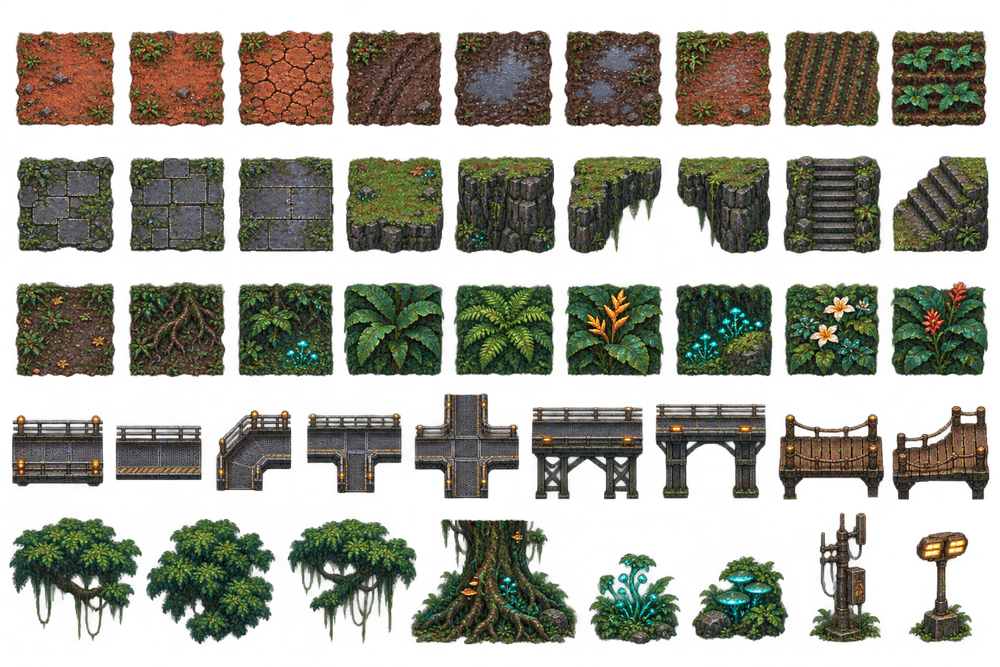
#> input picture art/source/anjabi_v0.1/atlas_nature_terrain.png, 1000 x 667 px, shrunk from 1536 x 1024 before the run, found by its file name
$ python prepare.py
#> lines starting #> are read from the running program, lines starting #| are printed output that depends on the picture
### tools/anjabi/components.py
"""Find sprites in an atlas by alpha connected components; print boxes and write a labelled sheet."""
import sys
from PIL import Image, ImageDraw
import numpy as np

# [29 lines left out: function components, not called in this run]

def label(mask):
    """Label map of the 8-connected blobs in mask, and {id: (centre x, centre y, pixels)}."""
    h, w = mask.shape
    lab = np.zeros((h, w), np.int32)
    cents = {}
    n = 0
    for y0 in range(h):
        for x0 in np.nonzero(mask[y0] & (lab[y0] == 0))[0]:
            if lab[y0, x0]:
                continue
            n += 1
            stack = [(y0, int(x0))]
            lab[y0, x0] = n
            sx = sy = cnt = 0
            while stack:
                y, x = stack.pop()
                sx += x; sy += y; cnt += 1
                for dy in (-1, 0, 1):
                    for dx in (-1, 0, 1):
                        yy, xx = y + dy, x + dx
                        if 0 <= yy < h and 0 <= xx < w and mask[yy, xx] and not lab[yy, xx]:
                            lab[yy, xx] = n
                            stack.append((yy, xx))
            cents[n] = (sx / cnt, sy / cnt, cnt)
    return lab, cents


# [16 lines left out: function merge, not called in this run]

# [17 lines that do not run on import are left out]

### tools/anjabi/prepare.py
"""Prepare the Anjabi tileset art for Godot.

Reads the untouched originals in art/source/anjabi_v0.1/ and writes, into
art/tilesets/anjabi/:
  anjabi_ground.png          4 materials x 4 interchangeable seamless 32 px tiles
  anjabi_<category>.png      one packed atlas per category, on a 32 px grid
  anjabi_tiles.json          what is where: atlas cell, size, solid cells, lamp, flags
and, into the folder given as the second argument (optional), preview sheets.

  python3 tools/anjabi/prepare.py [project_root] [preview_folder]

Then run tools/build_anjabi_tileset.gd in Godot to turn these into TileSets.
The list of sprites (names, source boxes, sizes, footprints) is manifest.py.
"""
import json
import os
import sys

import numpy as np
from PIL import Image, ImageFilter

sys.path.insert(0, os.path.dirname(os.path.abspath(__file__)))
from components import label  # noqa: E402
from manifest import ATLASES, GROUNDS, GROUND_PLACEHOLDERS, GROUND_SWATCHES, SPRITES  # noqa: E402

T = 32
ROOT = sys.argv[1] if len(sys.argv) > 1 else "."
PREVIEW = sys.argv[2] if len(sys.argv) > 2 else ""
SRC = os.path.join(ROOT, "art/source/anjabi_v0.1")
OUT = os.path.join(ROOT, "art/tilesets/anjabi")
CATEGORIES = ["terrain", "nature", "architecture", "industrial", "props"]
ATLAS_CELLS_W = 16
BASE_SCALE = 0.5
MIN_SCALE = 0.44


# --- ground --------------------------------------------------------------------------

# [81 lines left out: functions find_grid, to_logical, flatten, seam_path, wrap_h, make_seamless and 1 more, not called in this run]


def ground_tiles(name, p0, colours, rng):
    src, _ = to_logical(Image.open(os.path.join(SRC, "ground_%s.png" % name)), p0)
    return ground_from(src, colours, rng, 12)


# [163 lines left out: functions swatch_tiles, water_tiles, ground_from, grass_edges, pier_edges, not called in this run]


# --- sprites -------------------------------------------------------------------------

def norm_alpha(a):
    return np.clip((a.astype(np.float64) - 8.0) / 236.0, 0.0, 1.0)


# [117 lines left out: functions resize_rgba, snap_cells, cut_sprite, layout, pack, quantize and 1 more, not called in this run]


def main():
    os.makedirs(OUT, exist_ok=True)
    rng = np.random.default_rng(7)
    meta = {"tile_size": T, "ground": {"texture": "anjabi_ground.png", "materials": [], "variants": 4}, "categories": {}}

    atlases = {}
    for key, fname in ATLASES.items():
        a = np.asarray(Image.open(os.path.join(SRC, fname)).convert("RGBA"))
#> a is the input picture: shape (667, 1000, 4); mean R, G, B, A 42.7, 43.4, 29.2, 125.2
        lab, cents = label(a[..., 3] > 128)
#> after the loop in label, `for y0 in range(h):`:
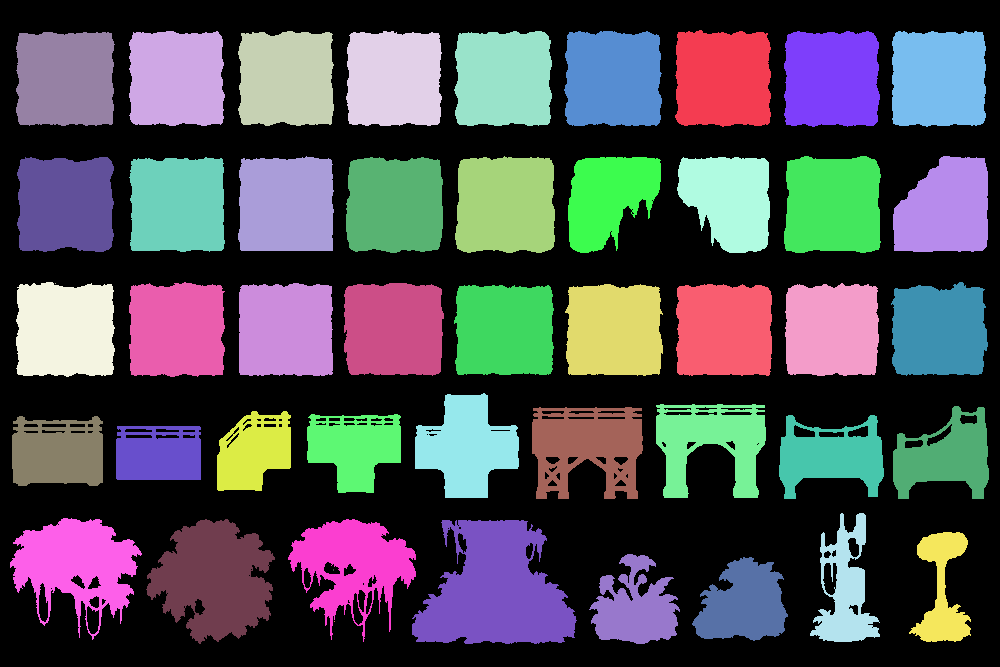
#> lab: shape (667, 1000) int32; 48 distinct labels, from 0 to 47; one colour per label, 0 black
#> cents = 47 items
        atlases[key] = (a[..., :3], norm_alpha(a[..., 3]), lab, cents)
#> in norm_alpha, `return np.clip((a.astype(np.float64) - 8.0) / 236.0, 0.0, 1.0)`:
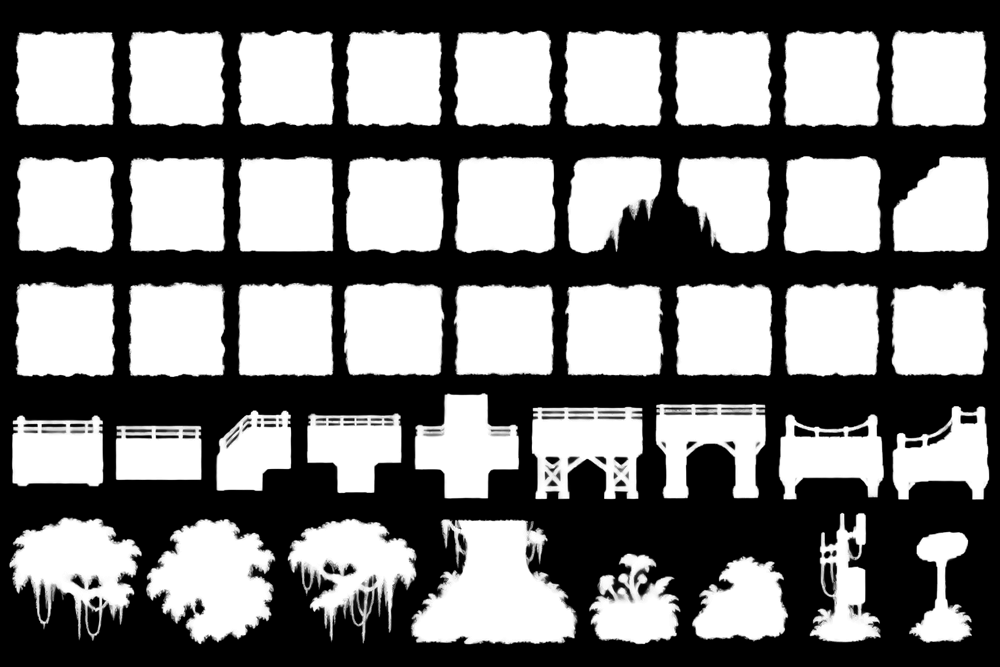
#> returned value: shape (667, 1000) float64; min 0, max 1, mean 0.5
        print("labelled", fname, len(cents))
#| labelled atlas_nature_terrain.png 47
#> pass 2 of the loop in main, `for key, fname in ATLASES.items():`:
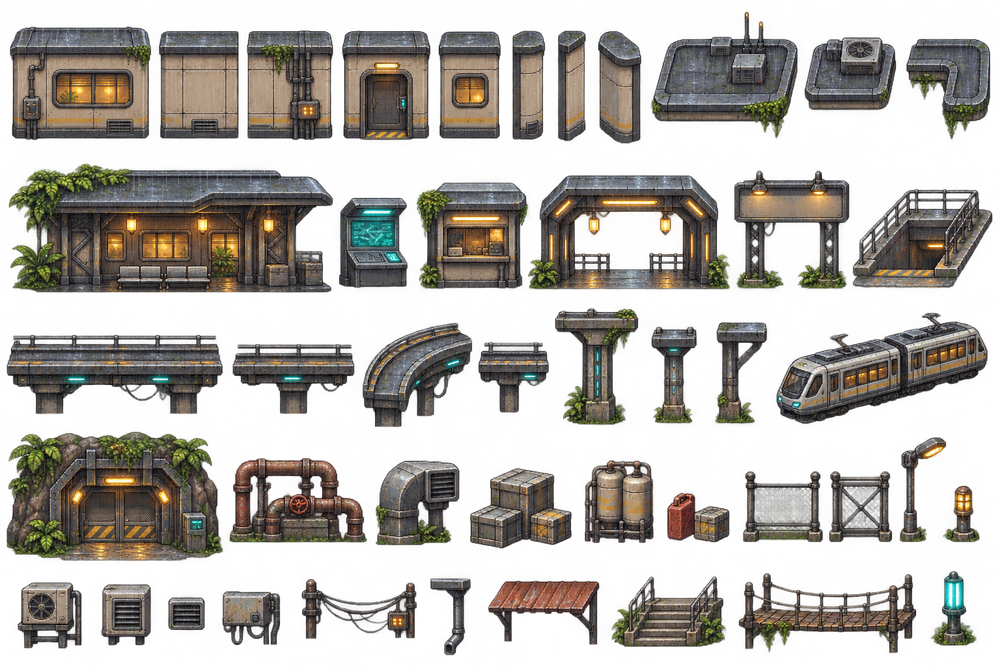
#> input picture art/source/anjabi_v0.1/atlas_exterior_industrial.png, 1000 x 667 px, shrunk from 1536 x 1024 before the run, found by its file name
#> in main, a is the input picture: shape (667, 1000, 4); mean R, G, B, A 57.2, 52.5, 46.3, 113.7
#> after the loop in label (call 2), `for y0 in range(h):`:
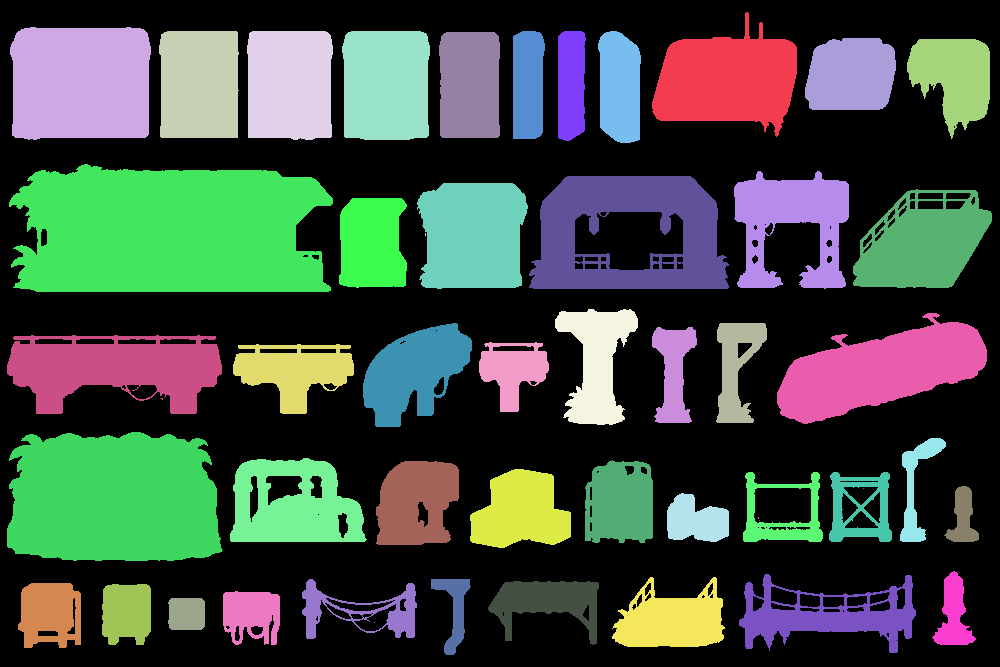
#> lab: shape (667, 1000) int32; 52 distinct labels, from 0 to 51; one colour per label, 0 black
#> cents = 51 items
#> in norm_alpha (call 2), `return np.clip((a.astype(np.float64) - 8.0) / 236.0, 0.0, 1.0)`:
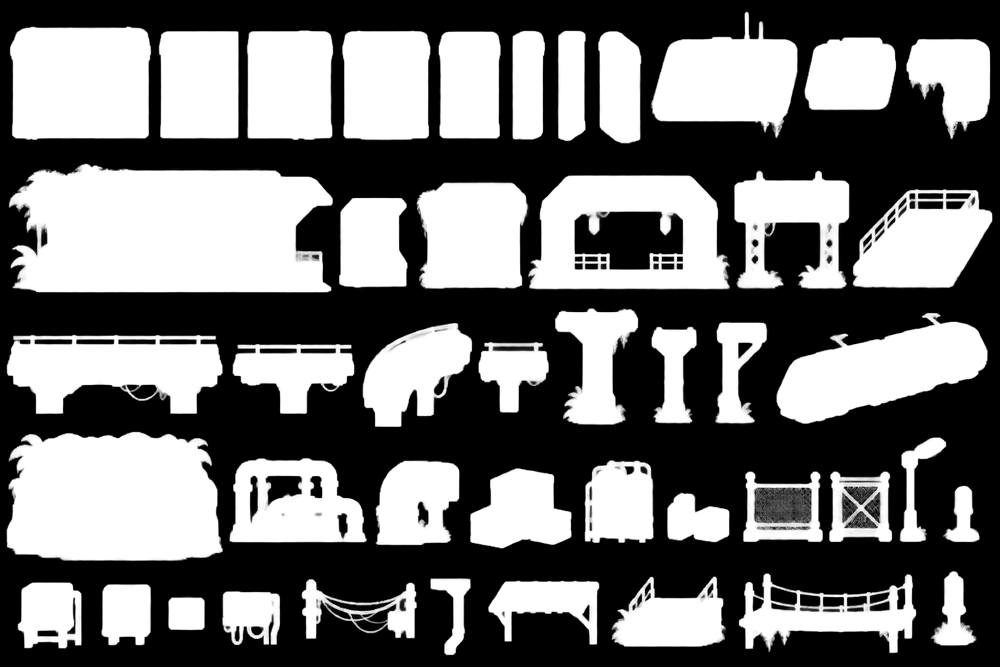
#> returned value: shape (667, 1000) float64; min 0, max 1, mean 0.452
#| labelled atlas_exterior_industrial.png 51
#> pass 3 of the loop in main, `for key, fname in ATLASES.items():`:
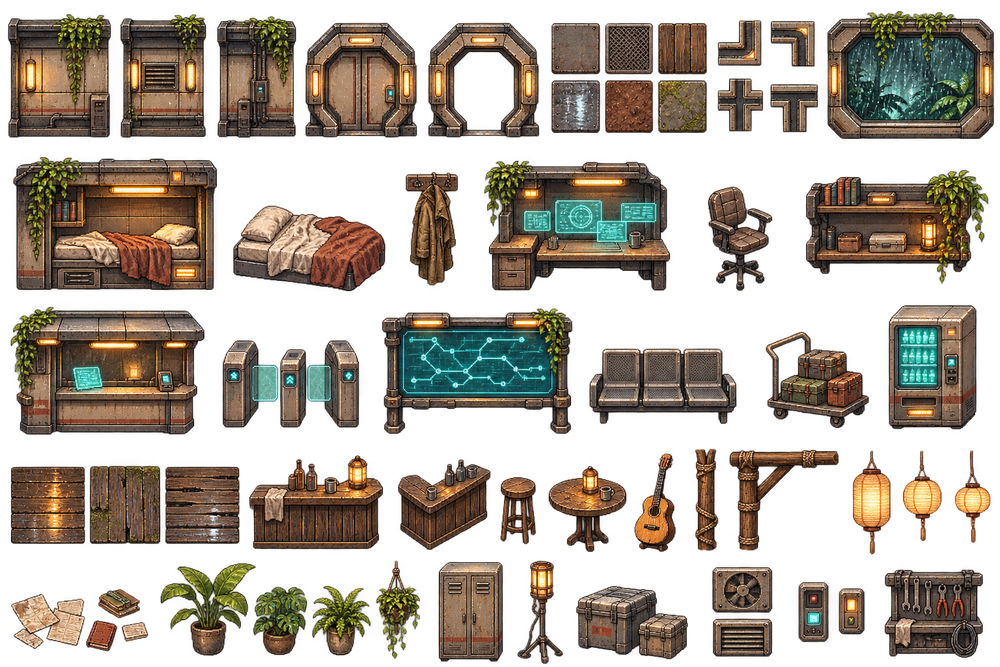
#> input picture art/source/anjabi_v0.1/atlas_interior_props.png, 1000 x 667 px, shrunk from 1536 x 1024 before the run, found by its file name
#> in main, a is the input picture: shape (667, 1000, 4); mean R, G, B, A 57.7, 47.6, 35.5, 125.3
#> after the loop in label (call 3), `for y0 in range(h):`:
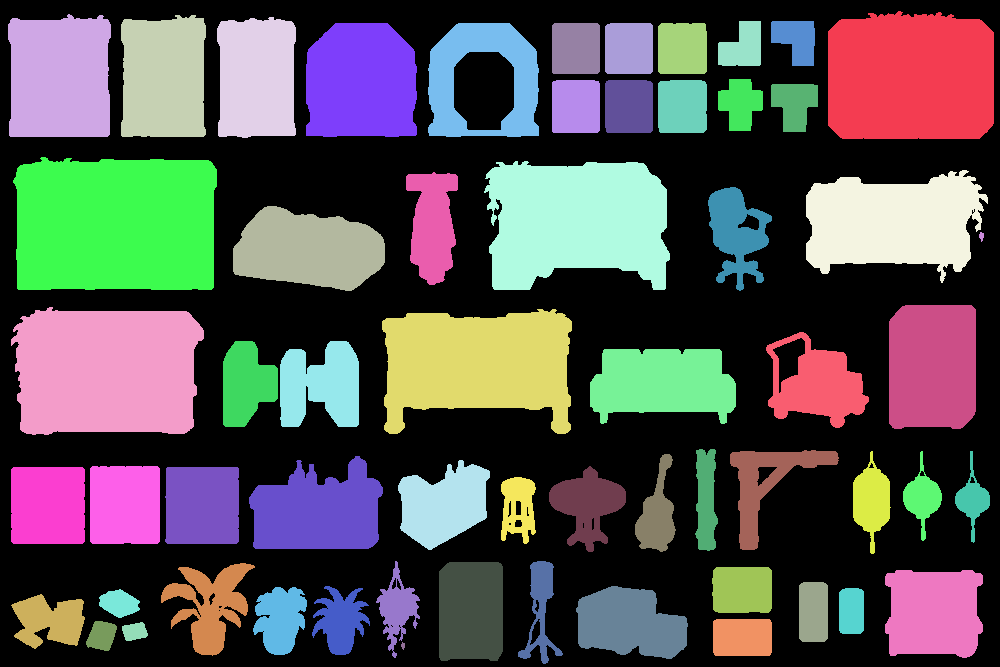
#> lab: shape (667, 1000) int32; 61 distinct labels, from 0 to 60; one colour per label, 0 black
#> cents = 60 items
#> in norm_alpha (call 3), `return np.clip((a.astype(np.float64) - 8.0) / 236.0, 0.0, 1.0)`:
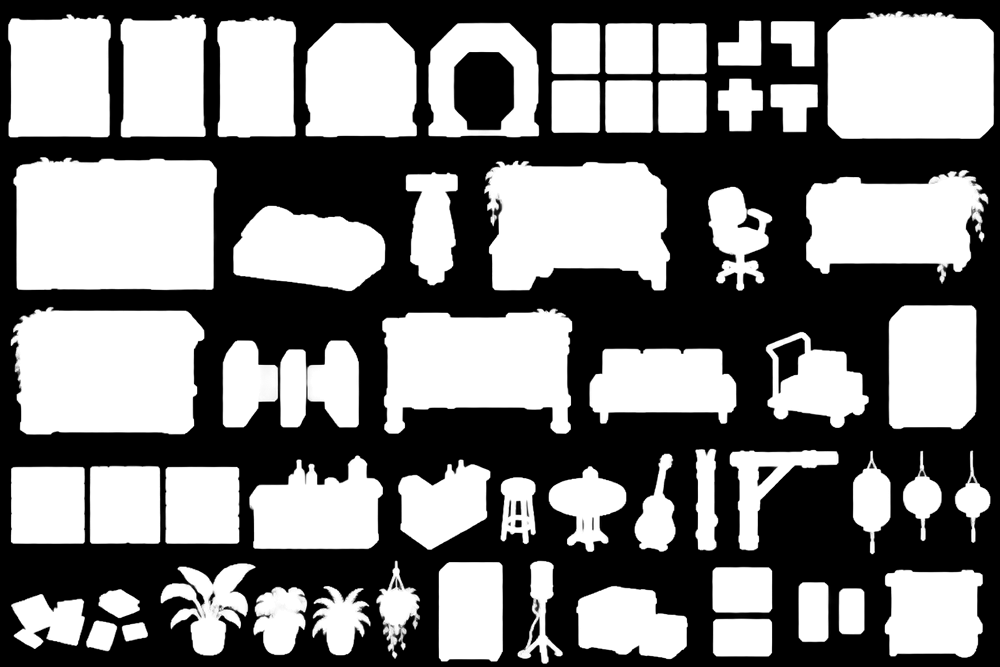
#> returned value: shape (667, 1000) float64; min 0, max 1, mean 0.498
#| labelled atlas_interior_props.png 60

    rows = []
    for name, p0, colours in GROUNDS:
        rows.append(ground_tiles(name, p0, colours, rng))
        meta["ground"]["materials"].append(name)
        print("ground", name)
    for name, key, box, scale, colours in GROUND_SWATCHES:
        rows.append(swatch_tiles(atlases[key], box, scale, colours, rng))
        meta["ground"]["materials"].append(name)
        print("ground", name, "(from a swatch)")
    meta["ground"]["solid"] = []
    meta["ground"]["flags"] = {}
    for name, solid, note in GROUND_PLACEHOLDERS:
        rows.append(water_tiles(rng))
        meta["ground"]["materials"].append(name)
        meta["ground"]["flags"][name] = note
        if solid:
            meta["ground"]["solid"].append(name)
        print("ground", name, "(placeholder)")
    ground = np.concatenate(rows, axis=0)
    Image.fromarray(ground).save(os.path.join(OUT, "anjabi_ground.png"))
    if PREVIEW:
        prng = np.random.default_rng(3)
        sheets = []
        for r in range(len(rows)):
            sheet = np.zeros((6 * T, 10 * T, 3), np.uint8)  # 10 x 6 tiles of each material
            for y in range(6):
                for x in range(10):
                    v = int(prng.integers(0, 4))
                    sheet[y * T:(y + 1) * T, x * T:(x + 1) * T] = ground[r * T:(r + 1) * T, v * T:(v + 1) * T]
            sheets.append(sheet)
        pairs = [np.concatenate(sheets[i:i + 2], axis=1) for i in range(0, len(sheets) - 1, 2)]
        save_preview(np.concatenate(pairs, axis=0), os.path.join(PREVIEW, "preview_ground.png"), 2)

    by_cat = {c: [] for c in CATEGORIES}
    for name, cat, key, box, opts in SPRITES:
        rgba, src_size = cut_sprite(atlases[key], box, opts)
        canvas, cw, ch, cells = layout(name, rgba, opts)
        by_cat[cat].append({"name": name, "canvas": canvas, "cw": cw, "ch": ch, "cells": cells, "opts": opts,
            "px": [int(rgba.shape[1]), int(rgba.shape[0])], "scale": [round(rgba.shape[1] / src_size[0], 3), round(rgba.shape[0] / src_size[1], 3)]})
    grass_row = meta["ground"]["materials"].index("grass")
    deck_row = meta["ground"]["materials"].index("wood_deck")
    derived = grass_edges(ground[grass_row * T:(grass_row + 1) * T, 0:T], rng) + pier_edges(ground[deck_row * T:(deck_row + 1) * T, 0:T])
    for name, rgba in derived:
        by_cat["terrain"].append({"name": name, "canvas": rgba, "cw": 1, "ch": 1, "cells": [], "opts": {"flat": True},
            "px": [T, T], "scale": [1.0, 1.0], "exact": True})
    for cat in CATEGORIES:
        entries = by_cat[cat]
        atlas, pos = pack([(e["canvas"], e["cw"], e["ch"]) for e in entries])
        atlas = quantize(atlas, 160)
        for i, e in enumerate(entries):
            if e.get("exact"):  # generated from the ground tiles: keep their exact colours
                px, py = pos[i]
                atlas[py * T:(py + 1) * T, px * T:(px + 1) * T] = e["canvas"]
        fname = "anjabi_%s.png" % cat
        Image.fromarray(atlas).save(os.path.join(OUT, fname))
        tiles = []
        for i, e in enumerate(entries):
            o = e["opts"]
            tiles.append({"name": e["name"], "atlas": list(pos[i]), "size": [e["cw"], e["ch"]], "solid": e["cells"],
                "flat": bool(o.get("flat", False)), "lamp": int(o.get("lamp", 0)), "px": e["px"], "scale": e["scale"],
                "flag": o.get("flag", "")})
        meta["categories"][cat] = {"texture": fname, "tiles": tiles}
        print(cat, len(entries), "sprites, atlas", atlas.shape[1], "x", atlas.shape[0])
        if PREVIEW:
            save_preview(atlas, os.path.join(PREVIEW, "preview_%s.png" % cat), 2)
    with open(os.path.join(OUT, "anjabi_tiles.json"), "w") as f:
        json.dump(meta, f, indent=1)


if __name__ == "__main__":
#> (the run stopped early here; a loop or call above may not have finished)
